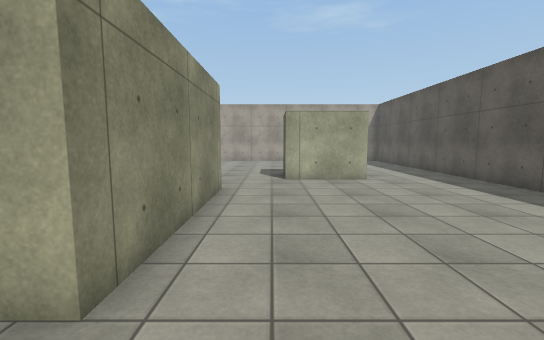
[1] (above)

17 first-person views from a walk through a Unity game level. The camera is 1.4 m above the floor, tilts 6° down and sees 90° across. The floor is counted in squares, 1 m on a side. Each view is taken from the middle of a square. On the plan, view 1 faces up. The plan holds only what a view shows up to about 13 squares ahead; the rest is blank. Surface patterns are stand-ins for the level's own textures.

[2]
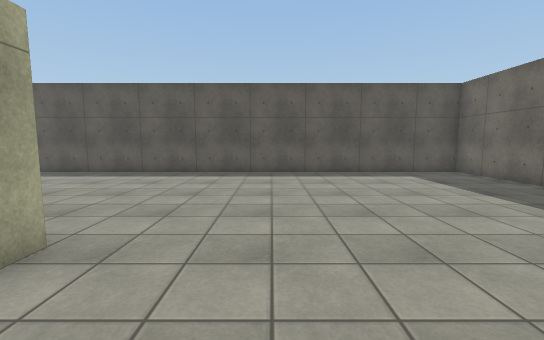

[3]
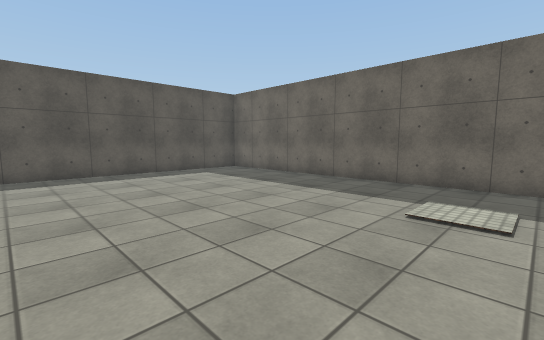

[4]
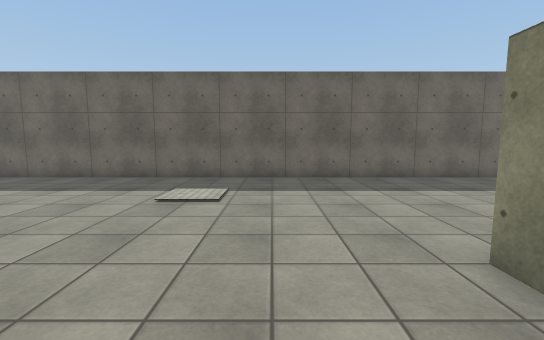

[5]
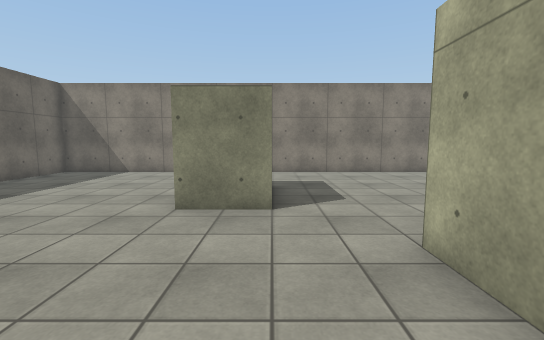

[6]
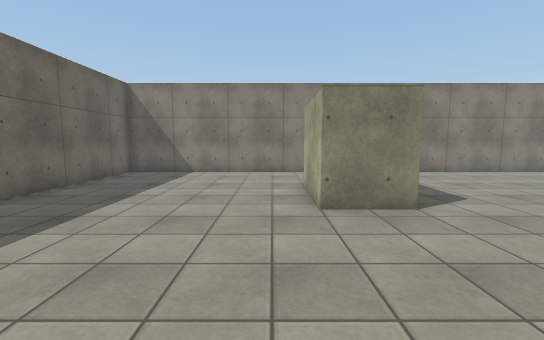

[7]
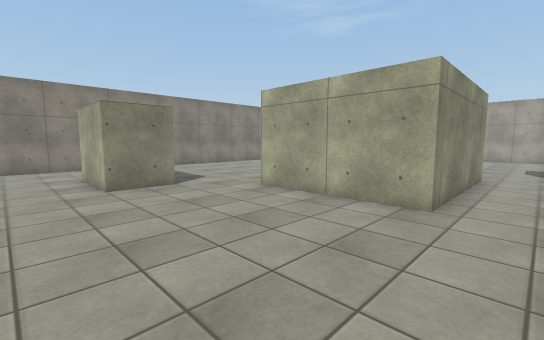

[8]
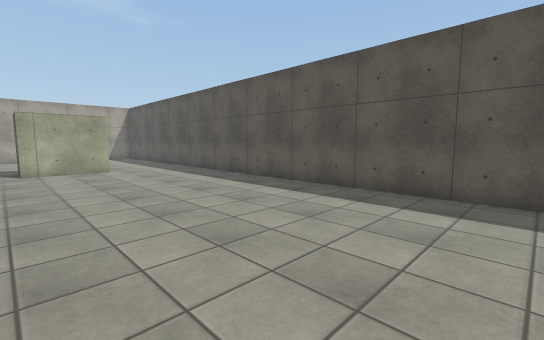

[9]
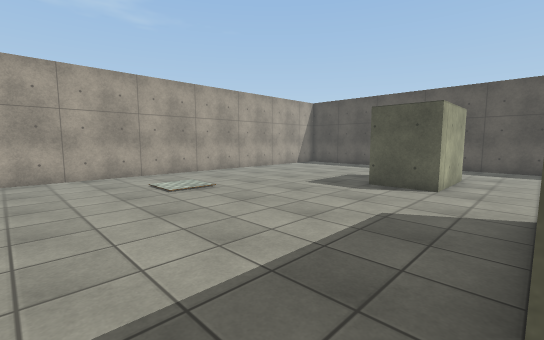

[10]
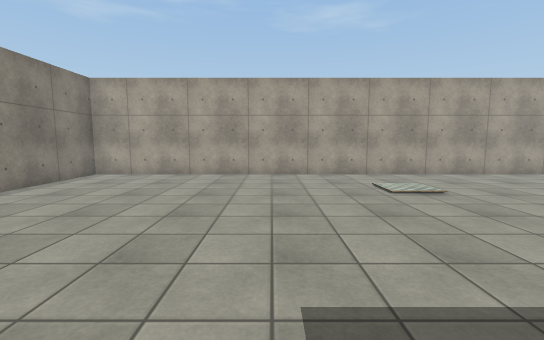

[11]
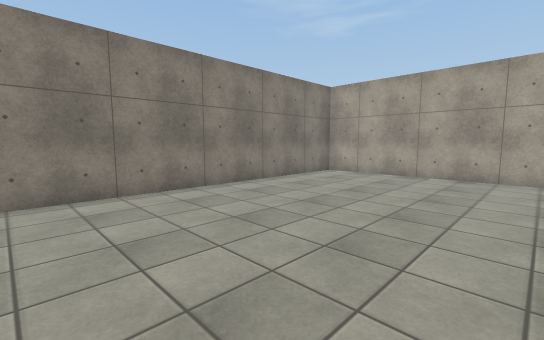

[12]
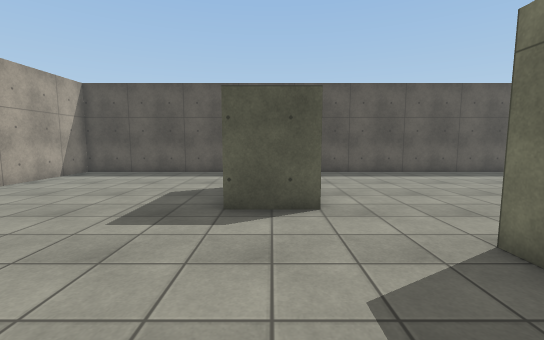

[13]
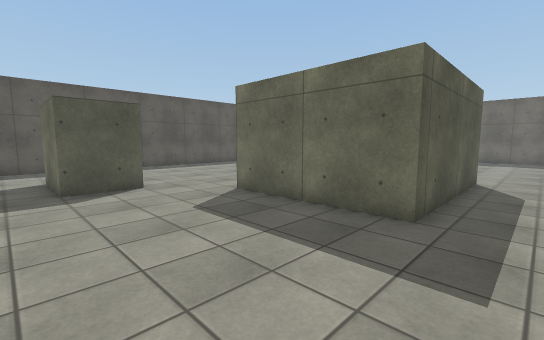

[14]
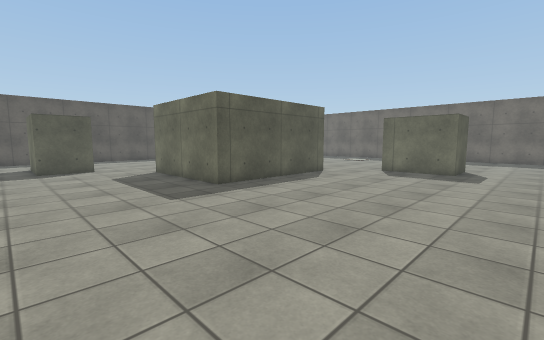

[15]
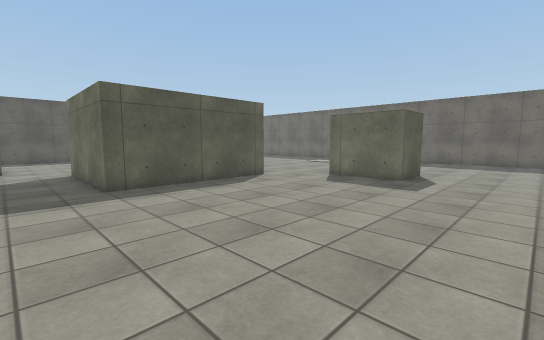

[16]
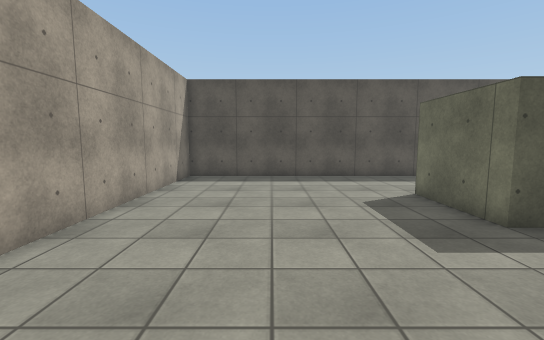

[17]
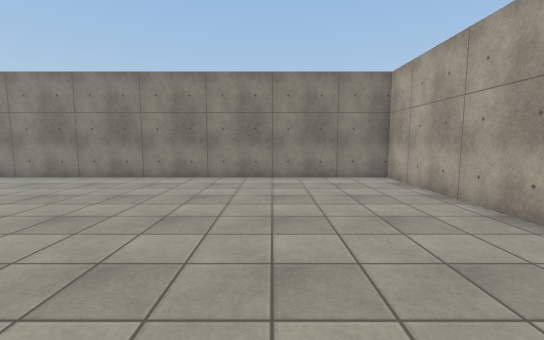

### Floor plan
Points are (right, up) in squares from view 1. A wall is a line through its corners. A room is listed if a view was taken in it or the views show most of it. See-through windows are left out.
Room 1 (views 1, 2, 3, 4, 5, 6, 7, 8)
walls: (-8.5, 0) (-8.5, -2) (-11.5, -2); (-1.5, 8) (-1.5, 2) (-6.5, 2); (3.6, 10) (0.5, 10); (-15.5, -3.5) (-15.5, -9.5) (7.5, -9.5) (7.5, 8.5)
ways out: opening at (-13.5, -2.8) to room 2; opening at (-7.7, 1) to room 2; opening at (-0.7, 9) to room 2; opening at (5.5, 9) to room 2
Room 2 (views 9, 10, 11, 12, 13, 14, 15, 16, 17)
walls: (0.5, 10) (0.5, 12) (3.5, 12); (-6.5, 2) (-6.5, 8) (-1.5, 8); (7.5, 8.5) (7.5, 19.5) (-15.5, 19.5) (-15.5, -3.5); (-11.5, -2) (-11.5, 0) (-8.5, 0)
ways out: opening at (-13.5, -2.8) to room 1; opening at (-7.7, 1) to room 1; opening at (-0.7, 9) to room 1; opening at (5.5, 9) to room 1

Positions as (right, up) in squares from view 1, and headings:
1: (0, 0), facing up
2: (-5, -1), facing right
3: (-5, 0), facing down-right
4: (-6, 1), facing down
5: (-3, 0), facing left
6: (-3, -3), facing left
7: (0, -4), facing up-left
8: (0, -4), facing up-right
9: (-8, 8), facing up-right
10: (-8, 8), facing up
11: (-8, 8), facing up-left
12: (-5, 11), facing right
13: (-8, 13), facing down-right
14: (-14, 13), facing down-right
15: (-15, 10), facing down-right
16: (-4, 16), facing right
17: (-5, 15), facing left
